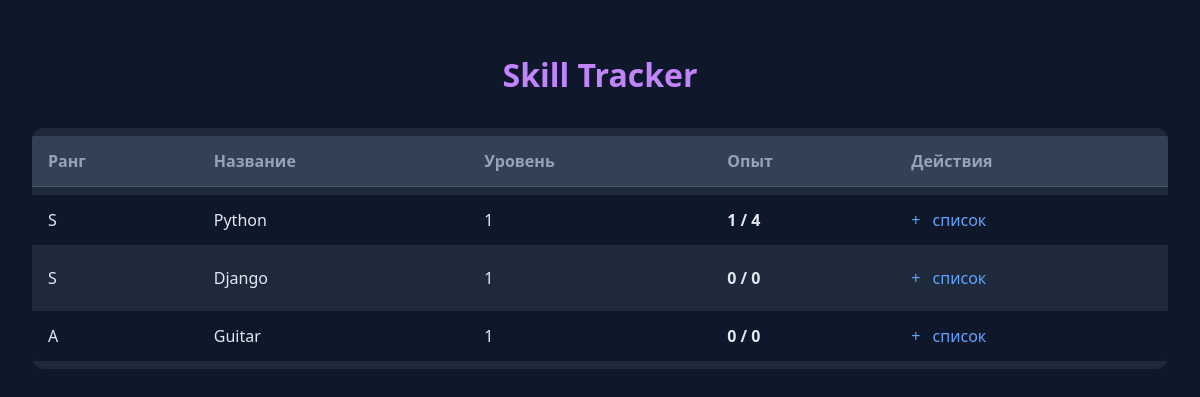
The page / on the database its author committed.
### tracker/models.py (models this page shows)
class Skill(models.Model):
    user = models.ForeignKey(
        User,
        on_delete=models.CASCADE,
        related_name="goals",
        null=True,
        blank=True
    )
    name = models.CharField(max_length=100)
    description = models.TextField(blank=True)
    rank = models.CharField(max_length=10, blank=True)
    level = models.IntegerField(default=1)

### tracker/views.py (the view)
# urls.py: 2. Add a URL to urlpatterns:  path('', views.home, name='home')
def home(request):
    skills = Skill.objects.all()
    skills_with_stats = []
    for skill in skills:
        goals = skill.goals.all()
        done_count = goals.filter(done=True).count()
        total_count = goals.count()
        skills_with_stats.append({
            "id": skill.id,
            "name": skill.name,
            "description": skill.description,
            "level": skill.level,
            "rank": skill.rank,
            "done_count": done_count,
            "total_count": total_count,
        })
    return render(request, "tracker/home.html", {
        "skills": skills_with_stats,
    })

### tracker/templates/tracker/home.html (shortened to what this page needs)
<!DOCTYPE html>
<html lang="ru">
<head>
</head>
<body>
    <div class="container">
        <h1>Skill Tracker</h1>
        <table class="skills-table">
            <thead>
                <tr>
                    <th>Ранг</th>
                    <th>Название</th>
                    <th>Уровень</th>
                    <th>Опыт</th>
                    <th>Действия</th>
                </tr>
            </thead>
            <tbody>
                {% for skill in skills %}                <tr>
                    <td>{{ skill.rank }}</td>
                    <td>
                        <a href="{% url 'skill_detail' skill.id %}" style="color: #e2e8f0; text-decoration: none;">
                            {{ skill.name }}
                        </a>
                    </td>
                    <td>{{ skill.level }}</td>
                    <td>
                        <strong>{{ skill.done_count }} / {{ skill.total_count }}</strong>
                    </td>
                    <td>
                        <a href="{% url 'goal_create' skill.id %}" class="action-btn">+</a>
                        <a href="{% url 'goals_check' skill.id %}" class="action-btn">список</a>
                    </td>
                </tr>
                {% endfor %}
            </tbody>
        </table>
    </div>
</body>
</html>

### tracker/templates/tracker/home.html (style rules this page uses)
body { background: #0f172a; color: #e2e8f0; font-family: system-ui, sans-serif; margin: 0; padding: 2rem; min-height: 100vh; }
.container { max-width: 1200px; margin: 0 auto; }
h1 { text-align: center; color: #c084fc; margin-bottom: 2rem; }
.skills-table { width: 100%; background: #1e293b; border-collapse: separate; border-spacing: 0 8px; border-radius: 12px; overflow: hidden; }
.skills-table th, .skills-table td { padding: 14px 16px; text-align: left; }
.skills-table thead th { background: #334155; color: #94a3b8; font-weight: 600; border-bottom: 1px solid #475569; }
.skills-table tbody tr { background: #0f172a; transition: background 0.2s; }
.skills-table tbody tr:nth-child(even) { background: #1e293b; }
.action-btn { color: #60a5fa; text-decoration: none; margin-right: 8px; cursor: pointer; }

### rows shown on the page
Skill: name "Python"
Skill: name "Django"
Skill: name "Guitar"

### other values the page prints
{{ skill.rank }} "S" "S" "A"
{{ skill.level }} "1" "1" "1"
{{ skill.done_count }} "1" "0" "0"
{{ skill.total_count }} "4" "0" "0"
